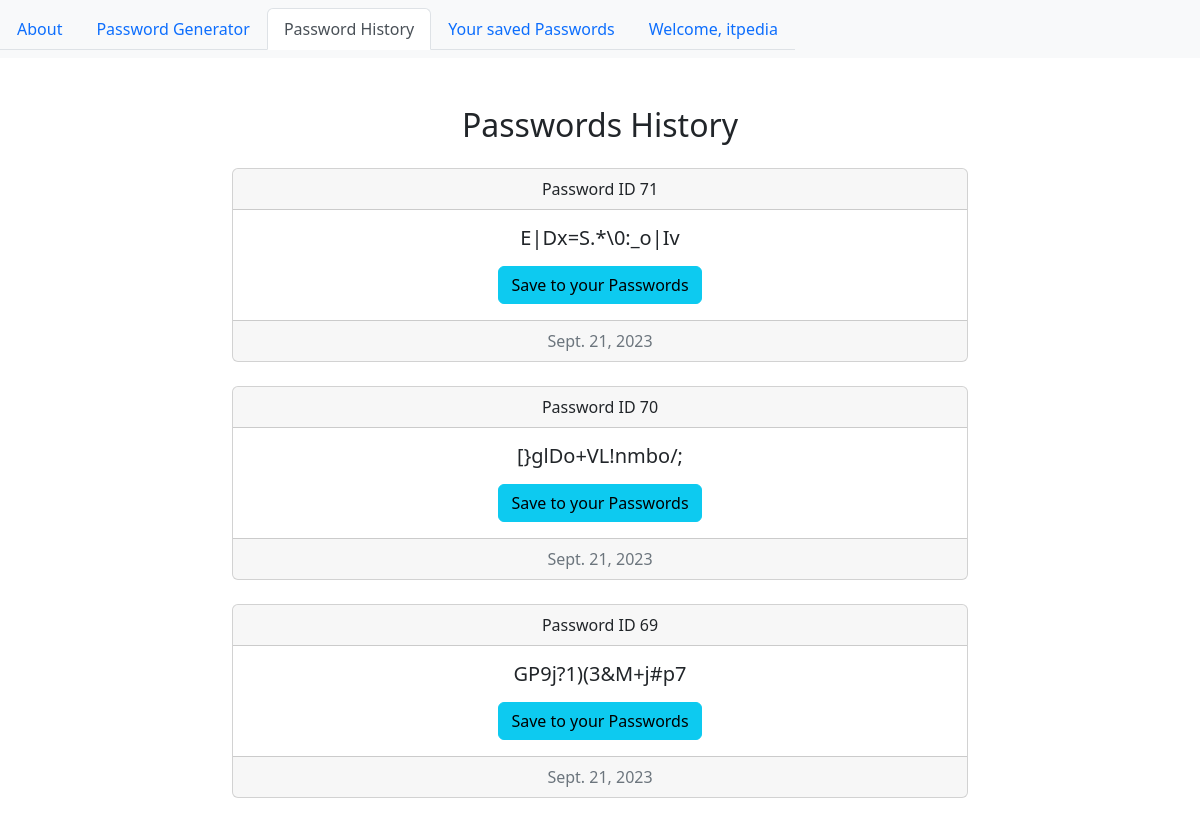
/history/ (signed in), run on the app's committed database.
### generator/models.py (models this page shows, shortened)
class Passwords(models.Model):
    user = models.ForeignKey(User, on_delete=models.CASCADE, default = 1)
    login = models.CharField("Login", max_length = 100)
    password = models.CharField("Password",max_length = 16)
    website = models.URLField("URL")
    date = models.DateField("Date")
    isSaved = models.BooleanField(default = False)

### generator/views.py (the view)
# urls.py: path("history/", views.history, name = "history"),
@login_required
def history(request):
    user = request.user
    user_passwords = Passwords.objects.filter(user = user, isSaved = False)
    active_tab = "history"
    return render(request, "history.html", {"passwords": user_passwords[::-1], "active_tab": active_tab})

### templates/history.html (shortened to what this page needs)
<!DOCTYPE html>
<html lang="en">
  <head>
    <link
      rel="stylesheet"
      href="https://cdn.jsdelivr.net/npm/bootstrap@5.2.3/dist/css/bootstrap.min.css"
    />
  </head>
  <body>
    <header>
      {% include 'nav.html' %}
    </header>
    <div class="container mt-5">
      <div class="row">
        <div class="col-md-8 offset-md-2">
          <h2 class="text-center mb-4">Passwords History</h2>
          {% for password in passwords %}
          <div class="card text-center mb-4">
            <div class="card-header">Password ID {{ password.id }}</div>
            <div class="card-body">
              <h5 class="card-title">{{ password.password }}</h5>
              <a href="{% url 'save_pass'%}" class="btn btn-info"
                >Save to your Passwords</a
              >
            </div>
            <div class="card-footer text-muted">{{ password.date }}</div>
          </div>
          {% endfor %}
        </div>
      </div>
    </div>
  </body>
</html>

### templates/nav.html (shortened to what this page needs)
<nav class="navbar navbar-expand-lg navbar-dark bg-light">
    <div class="collapse navbar-collapse" id="navbarNav">
        <ul class="nav nav-tabs ml-auto">
            <li class="nav-item">
                <a class="nav-link {% if active_tab == 'about' %}active{% endif %}" href="/about">About</a>
            </li>
            <li class="nav-item">
                <a class="nav-link {% if active_tab == 'password_generator' %}active{% endif %}" href="/">Password Generator</a>
            </li>
            <li class="nav-item">
                <a class="nav-link {% if active_tab == 'history' %}active{% endif %}" href="/history">Password History</a>
            </li>
            <li class="nav-item">
                <a class="nav-link {% if active_tab == 'saved_passwords' %}active{% endif %}" href="/saved_passwords">Your saved Passwords</a>
            </li>
            {% if request.user.is_authenticated %}
                <li class="nav-item">
                    <a class="nav-link" href="/user_profile">Welcome, {{ request.user.username }}</a>
                </li>
            {% endif %}
        </ul>
    </div>
</nav>

### data on the page
Passwords: id "71", password "E|Dx=S.*\\0:_o|Iv", date "Sept. 21, 2023"
Passwords: id "70", password "[}glDo+VL!nmbo/;", date "Sept. 21, 2023"
Passwords: id "69", password "GP9j?1)(3&M+j#p7", date "Sept. 21, 2023"

### other printed values
{{ request.user.username }} "itpedia"
